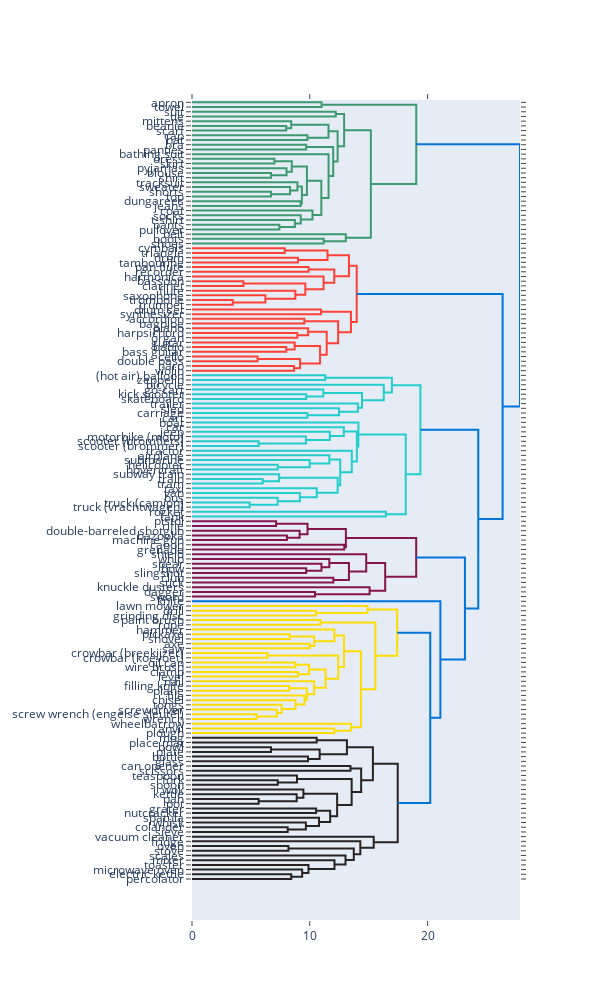

The code cell stored with this chart in its notebook:
### Markdown cell above
## Average linkage

### Code cell
fig = ff.create_dendrogram(train_X, orientation='left', labels=train_X.index, linkagefun=lambda x: linkage(train_X, 'average'))
fig.update_layout(width=600, height=1000)
fig.show()

### Figure 1 — Plotly figure (JSON) as saved in the notebook; plotly's stock layout.template omitted (floating-point values rounded to 4 significant figures; data arrays with more than 128 entries replaced by an {"elided": "..."} marker saying what was removed)
{"data": [{"hoverinfo": "text", "marker": {"color": "rgb(61,153,112)"}, "mode": "lines", "type": "scatter", "x": [0, 11, 11, 0], "xaxis": "x", "y": [-5, -5, -15, -15], "yaxis": "y"}, {"hoverinfo": "text", "marker": {"color": "rgb(61,153,112)"}, "mode": "lines", "type": "scatter", "x": [0, 12.21, 12.21, 0], "xaxis": "x", "y": [-25, -25, -35, -35], "yaxis": "y"}, {"hoverinfo": "text", "marker": {"color": "rgb(61,153,112)"}, "mode": "lines", "type": "scatter", "x": [0, 8, 8, 0], "xaxis": "x", "y": [-55, -55, -65, -65], "yaxis": "y"}, {"hoverinfo": "text", "marker": {"color": "rgb(61,153,112)"}, "mode": "lines", "type": "scatter", "x": [0, 8.424, 8.424, 8], "xaxis": "x", "y": [-45, -45, -60, -60], "yaxis": "y"}, {"hoverinfo": "text", "marker": {"color": "rgb(61,153,112)"}, "mode": "lines", "type": "scatter", "x": [0, 9.798, 9.798, 0], "xaxis": "x", "y": [-75, -75, -85, -85], "yaxis": "y"}, {"hoverinfo": "text", "marker": {"color": "rgb(61,153,112)"}, "mode": "lines", "type": "scatter", "x": [8.424, 11.59, 11.59, 9.798], "xaxis": "x", "y": [-52.5, -52.5, -80, -80], "yaxis": "y"}, {"hoverinfo": "text", "marker": {"color": "rgb(61,153,112)"}, "mode": "lines", "type": "scatter", "x": [0, 9.695, 9.695, 0], "xaxis": "x", "y": [-95, -95, -105, -105], "yaxis": "y"}, {"hoverinfo": "text", "marker": {"color": "rgb(61,153,112)"}, "mode": "lines", "type": "scatter", "x": [0, 7, 7, 0], "xaxis": "x", "y": [-125, -125, -135, -135], "yaxis": "y"}, {"hoverinfo": "text", "marker": {"color": "rgb(61,153,112)"}, "mode": "lines", "type": "scatter", "x": [0, 6.708, 6.708, 0], "xaxis": "x", "y": [-155, -155, -165, -165], "yaxis": "y"}, {"hoverinfo": "text", "marker": {"color": "rgb(61,153,112)"}, "mode": "lines", "type": "scatter", "x": [0, 8.024, 8.024, 6.708], "xaxis": "x", "y": [-145, -145, -160, -160], "yaxis": "y"}, {"hoverinfo": "text", "marker": {"color": "rgb(61,153,112)"}, "mode": "lines", "type": "scatter", "x": [7, 8.471, 8.471, 8.024], "xaxis": "x", "y": [-130, -130, -152.5, -152.5], "yaxis": "y"}, {"hoverinfo": "text", "marker": {"color": "rgb(61,153,112)"}, "mode": "lines", "type": "scatter", "x": [0, 6.708, 6.708, 0], "xaxis": "x", "y": [-195, -195, -205, -205], "yaxis": "y"}, {"hoverinfo": "text", "marker": {"color": "rgb(61,153,112)"}, "mode": "lines", "type": "scatter", "x": [0, 8.324, 8.324, 6.708], "xaxis": "x", "y": [-185, -185, -200, -200], "yaxis": "y"}, {"hoverinfo": "text", "marker": {"color": "rgb(61,153,112)"}, "mode": "lines", "type": "scatter", "x": [0, 8.954, 8.954, 8.324], "xaxis": "x", "y": [-175, -175, -192.5, -192.5], "yaxis": "y"}, {"hoverinfo": "text", "marker": {"color": "rgb(61,153,112)"}, "mode": "lines", "type": "scatter", "x": [0, 9.22, 9.22, 0], "xaxis": "x", "y": [-215, -215, -225, -225], "yaxis": "y"}, {"hoverinfo": "text", "marker": {"color": "rgb(61,153,112)"}, "mode": "lines", "type": "scatter", "x": [8.954, 9.33, 9.33, 9.22], "xaxis": "x", "y": [-183.8, -183.8, -220, -220], "yaxis": "y"}, {"hoverinfo": "text", "marker": {"color": "rgb(61,153,112)"}, "mode": "lines", "type": "scatter", "x": [8.471, 9.758, 9.758, 9.33], "xaxis": "x", "y": [-141.2, -141.2, -201.9, -201.9], "yaxis": "y"}, {"hoverinfo": "text", "marker": {"color": "rgb(61,153,112)"}, "mode": "lines", "type": "scatter", "x": [0, 7.416, 7.416, 0], "xaxis": "x", "y": [-265, -265, -275, -275], "yaxis": "y"}, {"hoverinfo": "text", "marker": {"color": "rgb(61,153,112)"}, "mode": "lines", "type": "scatter", "x": [0, 8.733, 8.733, 7.416], "xaxis": "x", "y": [-255, -255, -270, -270], "yaxis": "y"}, {"hoverinfo": "text", "marker": {"color": "rgb(61,153,112)"}, "mode": "lines", "type": "scatter", "x": [0, 9.232, 9.232, 8.733], "xaxis": "x", "y": [-245, -245, -262.5, -262.5], "yaxis": "y"}, {"hoverinfo": "text", "marker": {"color": "rgb(61,153,112)"}, "mode": "lines", "type": "scatter", "x": [0, 10.23, 10.23, 9.232], "xaxis": "x", "y": [-235, -235, -253.8, -253.8], "yaxis": "y"}, {"hoverinfo": "text", "marker": {"color": "rgb(61,153,112)"}, "mode": "lines", "type": "scatter", "x": [9.758, 10.98, 10.98, 10.23], "xaxis": "x", "y": [-171.6, -171.6, -244.4, -244.4], "yaxis": "y"}, {"hoverinfo": "text", "marker": {"color": "rgb(61,153,112)"}, "mode": "lines", "type": "scatter", "x": [0, 11.59, 11.59, 10.98], "xaxis": "x", "y": [-115, -115, -208.0, -208.0], "yaxis": "y"}, {"hoverinfo": "text", "marker": {"color": "rgb(61,153,112)"}, "mode": "lines", "type": "scatter", "x": [9.695, 11.99, 11.99, 11.59], "xaxis": "x", "y": [-100, -100, -161.5, -161.5], "yaxis": "y"}, {"hoverinfo": "text", "marker": {"color": "rgb(61,153,112)"}, "mode": "lines", "type": "scatter", "x": [11.59, 12.36, 12.36, 11.99], "xaxis": "x", "y": [-66.25, -66.25, -130.7, -130.7], "yaxis": "y"}, {"hoverinfo": "text", "marker": {"color": "rgb(61,153,112)"}, "mode": "lines", "type": "scatter", "x": [12.21, 12.92, 12.92, 12.36], "xaxis": "x", "y": [-30, -30, -98.5, -98.5], "yaxis": "y"}, {"hoverinfo": "text", "marker": {"color": "rgb(61,153,112)"}, "mode": "lines", "type": "scatter", "x": [0, 11.18, 11.18, 0], "xaxis": "x", "y": [-295, -295, -305, -305], "yaxis": "y"}, {"hoverinfo": "text", "marker": {"color": "rgb(61,153,112)"}, "mode": "lines", "type": "scatter", "x": [0, 13.06, 13.06, 11.18], "xaxis": "x", "y": [-285, -285, -300, -300], "yaxis": "y"}, {"hoverinfo": "text", "marker": {"color": "rgb(61,153,112)"}, "mode": "lines", "type": "scatter", "x": [12.92, 15.18, 15.18, 13.06], "xaxis": "x", "y": [-64.25, -64.25, -292.5, -292.5], "yaxis": "y"}, {"hoverinfo": "text", "marker": {"color": "rgb(61,153,112)"}, "mode": "lines", "type": "scatter", "x": [11, 19.04, 19.04, 15.18], "xaxis": "x", "y": [-10, -10, -178.4, -178.4], "yaxis": "y"}, {"hoverinfo": "text", "marker": {"color": "rgb(255,65,54)"}, "mode": "lines", "type": "scatter", "x": [0, 7.874, 7.874, 0], "xaxis": "x", "y": [-315, -315, -325, -325], "yaxis": "y"}, {"hoverinfo": "text", "marker": {"color": "rgb(255,65,54)"}, "mode": "lines", "type": "scatter", "x": [0, 9, 9, 0], "xaxis": "x", "y": [-335, -335, -345, -345], "yaxis": "y"}, {"hoverinfo": "text", "marker": {"color": "rgb(255,65,54)"}, "mode": "lines", "type": "scatter", "x": [7.874, 11.51, 11.51, 9], "xaxis": "x", "y": [-320, -320, -340, -340], "yaxis": "y"}, {"hoverinfo": "text", "marker": {"color": "rgb(255,65,54)"}, "mode": "lines", "type": "scatter", "x": [0, 9.899, 9.899, 0], "xaxis": "x", "y": [-355, -355, -365, -365], "yaxis": "y"}, {"hoverinfo": "text", "marker": {"color": "rgb(255,65,54)"}, "mode": "lines", "type": "scatter", "x": [0, 4.359, 4.359, 0], "xaxis": "x", "y": [-385, -385, -395, -395], "yaxis": "y"}, {"hoverinfo": "text", "marker": {"color": "rgb(255,65,54)"}, "mode": "lines", "type": "scatter", "x": [0, 3.464, 3.464, 0], "xaxis": "x", "y": [-425, -425, -435, -435], "yaxis": "y"}, {"hoverinfo": "text", "marker": {"color": "rgb(255,65,54)"}, "mode": "lines", "type": "scatter", "x": [0, 6.232, 6.232, 3.464], "xaxis": "x", "y": [-415, -415, -430, -430], "yaxis": "y"}, {"hoverinfo": "text", "marker": {"color": "rgb(255,65,54)"}, "mode": "lines", "type": "scatter", "x": [0, 8.774, 8.774, 6.232], "xaxis": "x", "y": [-405, -405, -422.5, -422.5], "yaxis": "y"}, {"hoverinfo": "text", "marker": {"color": "rgb(255,65,54)"}, "mode": "lines", "type": "scatter", "x": [4.359, 9.619, 9.619, 8.774], "xaxis": "x", "y": [-390, -390, -413.8, -413.8], "yaxis": "y"}, {"hoverinfo": "text", "marker": {"color": "rgb(255,65,54)"}, "mode": "lines", "type": "scatter", "x": [0, 11.17, 11.17, 9.619], "xaxis": "x", "y": [-375, -375, -401.9, -401.9], "yaxis": "y"}, {"hoverinfo": "text", "marker": {"color": "rgb(255,65,54)"}, "mode": "lines", "type": "scatter", "x": [9.899, 12.08, 12.08, 11.17], "xaxis": "x", "y": [-360, -360, -388.4, -388.4], "yaxis": "y"}, {"hoverinfo": "text", "marker": {"color": "rgb(255,65,54)"}, "mode": "lines", "type": "scatter", "x": [11.51, 13.33, 13.33, 12.08], "xaxis": "x", "y": [-330, -330, -374.2, -374.2], "yaxis": "y"}, {"hoverinfo": "text", "marker": {"color": "rgb(255,65,54)"}, "mode": "lines", "type": "scatter", "x": [0, 10.95, 10.95, 0], "xaxis": "x", "y": [-445, -445, -455, -455], "yaxis": "y"}, {"hoverinfo": "text", "marker": {"color": "rgb(255,65,54)"}, "mode": "lines", "type": "scatter", "x": [0, 9.539, 9.539, 0], "xaxis": "x", "y": [-465, -465, -475, -475], "yaxis": "y"}, {"hoverinfo": "text", "marker": {"color": "rgb(255,65,54)"}, "mode": "lines", "type": "scatter", "x": [0, 8.944, 8.944, 0], "xaxis": "x", "y": [-495, -495, -505, -505], "yaxis": "y"}, {"hoverinfo": "text", "marker": {"color": "rgb(255,65,54)"}, "mode": "lines", "type": "scatter", "x": [0, 9.862, 9.862, 8.944], "xaxis": "x", "y": [-485, -485, -500, -500], "yaxis": "y"}, {"hoverinfo": "text", "marker": {"color": "rgb(255,65,54)"}, "mode": "lines", "type": "scatter", "x": [0, 8, 8, 0], "xaxis": "x", "y": [-525, -525, -535, -535], "yaxis": "y"}, {"hoverinfo": "text", "marker": {"color": "rgb(255,65,54)"}, "mode": "lines", "type": "scatter", "x": [0, 8.717, 8.717, 8], "xaxis": "x", "y": [-515, -515, -530, -530], "yaxis": "y"}, {"hoverinfo": "text", "marker": {"color": "rgb(255,65,54)"}, "mode": "lines", "type": "scatter", "x": [0, 5.568, 5.568, 0], "xaxis": "x", "y": [-545, -545, -555, -555], "yaxis": "y"}, {"hoverinfo": "text", "marker": {"color": "rgb(255,65,54)"}, "mode": "lines", "type": "scatter", "x": [0, 8.66, 8.66, 0], "xaxis": "x", "y": [-565, -565, -575, -575], "yaxis": "y"}, {"hoverinfo": "text", "marker": {"color": "rgb(255,65,54)"}, "mode": "lines", "type": "scatter", "x": [5.568, 9.176, 9.176, 8.66], "xaxis": "x", "y": [-550, -550, -570, -570], "yaxis": "y"}, {"hoverinfo": "text", "marker": {"color": "rgb(255,65,54)"}, "mode": "lines", "type": "scatter", "x": [8.717, 10.87, 10.87, 9.176], "xaxis": "x", "y": [-522.5, -522.5, -560, -560], "yaxis": "y"}, {"hoverinfo": "text", "marker": {"color": "rgb(255,65,54)"}, "mode": "lines", "type": "scatter", "x": [9.862, 11.44, 11.44, 10.87], "xaxis": "x", "y": [-492.5, -492.5, -541.2, -541.2], "yaxis": "y"}, {"hoverinfo": "text", "marker": {"color": "rgb(255,65,54)"}, "mode": "lines", "type": "scatter", "x": [9.539, 12.41, 12.41, 11.44], "xaxis": "x", "y": [-470, -470, -516.9, -516.9], "yaxis": "y"}, {"hoverinfo": "text", "marker": {"color": "rgb(255,65,54)"}, "mode": "lines", "type": "scatter", "x": [10.95, 13.5, 13.5, 12.41], "xaxis": "x", "y": [-450, -450, -493.4, -493.4], "yaxis": "y"}, {"hoverinfo": "text", "marker": {"color": "rgb(255,65,54)"}, "mode": "lines", "type": "scatter", "x": [13.33, 13.98, 13.98, 13.5], "xaxis": "x", "y": [-352.1, -352.1, -471.7, -471.7], "yaxis": "y"}, {"hoverinfo": "text", "marker": {"color": "rgb(35,205,205)"}, "mode": "lines", "type": "scatter", "x": [0, 11.31, 11.31, 0], "xaxis": "x", "y": [-585, -585, -595, -595], "yaxis": "y"}, {"hoverinfo": "text", "marker": {"color": "rgb(35,205,205)"}, "mode": "lines", "type": "scatter", "x": [0, 9.695, 9.695, 0], "xaxis": "x", "y": [-625, -625, -635, -635], "yaxis": "y"}, {"hoverinfo": "text", "marker": {"color": "rgb(35,205,205)"}, "mode": "lines", "type": "scatter", "x": [0, 11.15, 11.15, 9.695], "xaxis": "x", "y": [-615, -615, -630, -630], "yaxis": "y"}, {"hoverinfo": "text", "marker": {"color": "rgb(35,205,205)"}, "mode": "lines", "type": "scatter", "x": [0, 9.798, 9.798, 0], "xaxis": "x", "y": [-665, -665, -675, -675], "yaxis": "y"}, {"hoverinfo": "text", "marker": {"color": "rgb(35,205,205)"}, "mode": "lines", "type": "scatter", "x": [0, 12.49, 12.49, 9.798], "xaxis": "x", "y": [-655, -655, -670, -670], "yaxis": "y"}, {"hoverinfo": "text", "marker": {"color": "rgb(35,205,205)"}, "mode": "lines", "type": "scatter", "x": [0, 14.08, 14.08, 12.49], "xaxis": "x", "y": [-645, -645, -662.5, -662.5], "yaxis": "y"}, {"hoverinfo": "text", "marker": {"color": "rgb(35,205,205)"}, "mode": "lines", "type": "scatter", "x": [11.15, 14.43, 14.43, 14.08], "xaxis": "x", "y": [-622.5, -622.5, -653.8, -653.8], "yaxis": "y"}, {"hoverinfo": "text", "marker": {"color": "rgb(35,205,205)"}, "mode": "lines", "type": "scatter", "x": [0, 16.28, 16.28, 14.43], "xaxis": "x", "y": [-605, -605, -638.1, -638.1], "yaxis": "y"}, {"hoverinfo": "text", "marker": {"color": "rgb(35,205,205)"}, "mode": "lines", "type": "scatter", "x": [11.31, 16.97, 16.97, 16.28], "xaxis": "x", "y": [-590, -590, -621.6, -621.6], "yaxis": "y"}, {"hoverinfo": "text", "marker": {"color": "rgb(35,205,205)"}, "mode": "lines", "type": "scatter", "x": [0, 5.657, 5.657, 0], "xaxis": "x", "y": [-725, -725, -735, -735], "yaxis": "y"}, {"hoverinfo": "text", "marker": {"color": "rgb(35,205,205)"}, "mode": "lines", "type": "scatter", "x": [0, 9.676, 9.676, 5.657], "xaxis": "x", "y": [-715, -715, -730, -730], "yaxis": "y"}, {"hoverinfo": "text", "marker": {"color": "rgb(35,205,205)"}, "mode": "lines", "type": "scatter", "x": [0, 11.7, 11.7, 9.676], "xaxis": "x", "y": [-705, -705, -722.5, -722.5], "yaxis": "y"}, {"hoverinfo": "text", "marker": {"color": "rgb(35,205,205)"}, "mode": "lines", "type": "scatter", "x": [0, 12.89, 12.89, 11.7], "xaxis": "x", "y": [-695, -695, -713.8, -713.8], "yaxis": "y"}, {"hoverinfo": "text", "marker": {"color": "rgb(35,205,205)"}, "mode": "lines", "type": "scatter", "x": [0, 7.28, 7.28, 0], "xaxis": "x", "y": [-775, -775, -785, -785], "yaxis": "y"}, {"hoverinfo": "text", "marker": {"color": "rgb(35,205,205)"}, "mode": "lines", "type": "scatter", "x": [0, 9.991, 9.991, 7.28], "xaxis": "x", "y": [-765, -765, -780, -780], "yaxis": "y"}, {"hoverinfo": "text", "marker": {"color": "rgb(35,205,205)"}, "mode": "lines", "type": "scatter", "x": [0, 11.66, 11.66, 9.991], "xaxis": "x", "y": [-755, -755, -772.5, -772.5], "yaxis": "y"}, {"hoverinfo": "text", "marker": {"color": "rgb(35,205,205)"}, "mode": "lines", "type": "scatter", "x": [0, 6, 6, 0], "xaxis": "x", "y": [-805, -805, -815, -815], "yaxis": "y"}, {"hoverinfo": "text", "marker": {"color": "rgb(35,205,205)"}, "mode": "lines", "type": "scatter", "x": [0, 7.391, 7.391, 6], "xaxis": "x", "y": [-795, -795, -810, -810], "yaxis": "y"}, {"hoverinfo": "text", "marker": {"color": "rgb(35,205,205)"}, "mode": "lines", "type": "scatter", "x": [0, 4.899, 4.899, 0], "xaxis": "x", "y": [-855, -855, -865, -865], "yaxis": "y"}, {"hoverinfo": "text", "marker": {"color": "rgb(35,205,205)"}, "mode": "lines", "type": "scatter", "x": [0, 7.272, 7.272, 4.899], "xaxis": "x", "y": [-845, -845, -860, -860], "yaxis": "y"}, {"hoverinfo": "text", "marker": {"color": "rgb(35,205,205)"}, "mode": "lines", "type": "scatter", "x": [0, 9.157, 9.157, 7.272], "xaxis": "x", "y": [-835, -835, -852.5, -852.5], "yaxis": "y"}, {"hoverinfo": "text", "marker": {"color": "rgb(35,205,205)"}, "mode": "lines", "type": "scatter", "x": [0, 10.59, 10.59, 9.157], "xaxis": "x", "y": [-825, -825, -843.8, -843.8], "yaxis": "y"}, {"hoverinfo": "text", "marker": {"color": "rgb(35,205,205)"}, "mode": "lines", "type": "scatter", "x": [7.391, 12.37, 12.37, 10.59], "xaxis": "x", "y": [-802.5, -802.5, -834.4, -834.4], "yaxis": "y"}, {"hoverinfo": "text", "marker": {"color": "rgb(35,205,205)"}, "mode": "lines", "type": "scatter", "x": [11.66, 12.59, 12.59, 12.37], "xaxis": "x", "y": [-763.8, -763.8, -818.4, -818.4], "yaxis": "y"}, {"hoverinfo": "text", "marker": {"color": "rgb(35,205,205)"}, "mode": "lines", "type": "scatter", "x": [0, 13.57, 13.57, 12.59], "xaxis": "x", "y": [-745, -745, -791.1, -791.1], "yaxis": "y"}, {"hoverinfo": "text", "marker": {"color": "rgb(35,205,205)"}, "mode": "lines", "type": "scatter", "x": [12.89, 14.0, 14.0, 13.57], "xaxis": "x", "y": [-704.4, -704.4, -768.0, -768.0], "yaxis": "y"}, {"hoverinfo": "text", "marker": {"color": "rgb(35,205,205)"}, "mode": "lines", "type": "scatter", "x": [0, 14.13, 14.13, 14.0], "xaxis": "x", "y": [-685, -685, -736.2, -736.2], "yaxis": "y"}, {"hoverinfo": "text", "marker": {"color": "rgb(35,205,205)"}, "mode": "lines", "type": "scatter", "x": [0, 16.46, 16.46, 0], "xaxis": "x", "y": [-875, -875, -885, -885], "yaxis": "y"}, {"hoverinfo": "text", "marker": {"color": "rgb(35,205,205)"}, "mode": "lines", "type": "scatter", "x": [14.13, 18.14, 18.14, 16.46], "xaxis": "x", "y": [-710.6, -710.6, -880, -880], "yaxis": "y"}, {"hoverinfo": "text", "marker": {"color": "rgb(35,205,205)"}, "mode": "lines", "type": "scatter", "x": [16.97, 19.39, 19.39, 18.14], "xaxis": "x", "y": [-605.8, -605.8, -795.3, -795.3], "yaxis": "y"}, {"hoverinfo": "text", "marker": {"color": "rgb(133,20,75)"}, "mode": "lines", "type": "scatter", "x": [0, 7.141, 7.141, 0], "xaxis": "x", "y": [-895, -895, -905, -905], "yaxis": "y"}, {"hoverinfo": "text", "marker": {"color": "rgb(133,20,75)"}, "mode": "lines", "type": "scatter", "x": [0, 8.062, 8.062, 0], "xaxis": "x", "y": [-925, -925, -935, -935], "yaxis": "y"}, {"hoverinfo": "text", "marker": {"color": "rgb(133,20,75)"}, "mode": "lines", "type": "scatter", "x": [0, 9.136, 9.136, 8.062], "xaxis": "x", "y": [-915, -915, -930, -930], "yaxis": "y"}, {"hoverinfo": "text", "marker": {"color": "rgb(133,20,75)"}, "mode": "lines", "type": "scatter", "x": [7.141, 9.808, 9.808, 9.136], "xaxis": "x", "y": [-900, -900, -922.5, -922.5], "yaxis": "y"}, {"hoverinfo": "text", "marker": {"color": "rgb(133,20,75)"}, "mode": "lines", "type": "scatter", "x": [0, 12.92, 12.92, 0], "xaxis": "x", "y": [-945, -945, -955, -955], "yaxis": "y"}, {"hoverinfo": "text", "marker": {"color": "rgb(133,20,75)"}, "mode": "lines", "type": "scatter", "x": [9.808, 13.07, 13.07, 12.92], "xaxis": "x", "y": [-911.2, -911.2, -950, -950], "yaxis": "y"}, {"hoverinfo": "text", "marker": {"color": "rgb(133,20,75)"}, "mode": "lines", "type": "scatter", "x": [0, 9.695, 9.695, 0], "xaxis": "x", "y": [-995, -995, -1005, -1005], "yaxis": "y"}, {"hoverinfo": "text", "marker": {"color": "rgb(133,20,75)"}, "mode": "lines", "type": "scatter", "x": [0, 10.99, 10.99, 9.695], "xaxis": "x", "y": [-985, -985, -1000, -1000], "yaxis": "y"}, {"hoverinfo": "text", "marker": {"color": "rgb(133,20,75)"}, "mode": "lines", "type": "scatter", "x": [0, 11.66, 11.66, 10.99], "xaxis": "x", "y": [-975, -975, -992.5, -992.5], "yaxis": "y"}, {"hoverinfo": "text", "marker": {"color": "rgb(133,20,75)"}, "mode": "lines", "type": "scatter", "x": [0, 12, 12, 0], "xaxis": "x", "y": [-1015, -1015, -1025, -1025], "yaxis": "y"}, {"hoverinfo": "text", "marker": {"color": "rgb(133,20,75)"}, "mode": "lines", "type": "scatter", "x": [11.66, 13.32, 13.32, 12], "xaxis": "x", "y": [-983.8, -983.8, -1020, -1020], "yaxis": "y"}, {"hoverinfo": "text", "marker": {"color": "rgb(133,20,75)"}, "mode": "lines", "type": "scatter", "x": [0, 14.79, 14.79, 13.32], "xaxis": "x", "y": [-965, -965, -1002.0, -1002.0], "yaxis": "y"}, {"hoverinfo": "text", "marker": {"color": "rgb(133,20,75)"}, "mode": "lines", "type": "scatter", "x": [0, 10.44, 10.44, 0], "xaxis": "x", "y": [-1045, -1045, -1055, -1055], "yaxis": "y"}, {"hoverinfo": "text", "marker": {"color": "rgb(133,20,75)"}, "mode": "lines", "type": "scatter", "x": [0, 15.08, 15.08, 10.44], "xaxis": "x", "y": [-1035, -1035, -1050, -1050], "yaxis": "y"}, {"hoverinfo": "text", "marker": {"color": "rgb(133,20,75)"}, "mode": "lines", "type": "scatter", "x": [14.79, 16.4, 16.4, 15.08], "xaxis": "x", "y": [-983.4, -983.4, -1042.0, -1042.0], "yaxis": "y"}, {"hoverinfo": "text", "marker": {"color": "rgb(133,20,75)"}, "mode": "lines", "type": "scatter", "x": [13.07, 19.03, 19.03, 16.4], "xaxis": "x", "y": [-930.6, -930.6, -1013.0, -1013.0], "yaxis": "y"}, {"hoverinfo": "text", "marker": {"color": "rgb(255,220,0)"}, "mode": "lines", "type": "scatter", "x": [0, 10.54, 10.54, 0], "xaxis": "x", "y": [-1085, -1085, -1095, -1095], "yaxis": "y"}, {"hoverinfo": "text", "marker": {"color": "rgb(255,220,0)"}, "mode": "lines", "type": "scatter", "x": [0, 14.9, 14.9, 10.54], "xaxis": "x", "y": [-1075, -1075, -1090, -1090], "yaxis": "y"}, {"hoverinfo": "text", "marker": {"color": "rgb(255,220,0)"}, "mode": "lines", "type": "scatter", "x": [0, 10.91, 10.91, 0], "xaxis": "x", "y": [-1105, -1105, -1115, -1115], "yaxis": "y"}, {"hoverinfo": "text", "marker": {"color": "rgb(255,220,0)"}, "mode": "lines", "type": "scatter", "x": [0, 8.307, 8.307, 0], "xaxis": "x", "y": [-1135, -1135, -1145, -1145], "yaxis": "y"}, {"hoverinfo": "text", "marker": {"color": "rgb(255,220,0)"}, "mode": "lines", "type": "scatter", "x": [0, 10, 10, 0], "xaxis": "x", "y": [-1155, -1155, -1165, -1165], "yaxis": "y"}, {"hoverinfo": "text", "marker": {"color": "rgb(255,220,0)"}, "mode": "lines", "type": "scatter", "x": [8.307, 10.38, 10.38, 10], "xaxis": "x", "y": [-1140, -1140, -1160, -1160], "yaxis": "y"}, {"hoverinfo": "text", "marker": {"color": "rgb(255,220,0)"}, "mode": "lines", "type": "scatter", "x": [0, 12.09, 12.09, 10.38], "xaxis": "x", "y": [-1125, -1125, -1150, -1150], "yaxis": "y"}, {"hoverinfo": "text", "marker": {"color": "rgb(255,220,0)"}, "mode": "lines", "type": "scatter", "x": [0, 6.403, 6.403, 0], "xaxis": "x", "y": [-1175, -1175, -1185, -1185], "yaxis": "y"}, {"hoverinfo": "text", "marker": {"color": "rgb(255,220,0)"}, "mode": "lines", "type": "scatter", "x": [0, 8.775, 8.775, 0], "xaxis": "x", "y": [-1195, -1195, -1205, -1205], "yaxis": "y"}, {"hoverinfo": "text", "marker": {"color": "rgb(255,220,0)"}, "mode": "lines", "type": "scatter", "x": [0, 9, 9, 0], "xaxis": "x", "y": [-1215, -1215, -1225, -1225], "yaxis": "y"}, {"hoverinfo": "text", "marker": {"color": "rgb(255,220,0)"}, "mode": "lines", "type": "scatter", "x": [8.775, 9.944, 9.944, 9], "xaxis": "x", "y": [-1200, -1200, -1220, -1220], "yaxis": "y"}, {"hoverinfo": "text", "marker": {"color": "rgb(255,220,0)"}, "mode": "lines", "type": "scatter", "x": [0, 8.246, 8.246, 0], "xaxis": "x", "y": [-1245, -1245, -1255, -1255], "yaxis": "y"}, {"hoverinfo": "text", "marker": {"color": "rgb(255,220,0)"}, "mode": "lines", "type": "scatter", "x": [0, 5.477, 5.477, 0], "xaxis": "x", "y": [-1305, -1305, -1315, -1315], "yaxis": "y"}, {"hoverinfo": "text", "marker": {"color": "rgb(255,220,0)"}, "mode": "lines", "type": "scatter", "x": [0, 7.211, 7.211, 5.477], "xaxis": "x", "y": [-1295, -1295, -1310, -1310], "yaxis": "y"}, {"hoverinfo": "text", "marker": {"color": "rgb(255,220,0)"}, "mode": "lines", "type": "scatter", "x": [0, 7.613, 7.613, 7.211], "xaxis": "x", "y": [-1285, -1285, -1302.0, -1302.0], "yaxis": "y"}, {"hoverinfo": "text", "marker": {"color": "rgb(255,220,0)"}, "mode": "lines", "type": "scatter", "x": [0, 8.787, 8.787, 7.613], "xaxis": "x", "y": [-1275, -1275, -1294.0, -1294.0], "yaxis": "y"}, {"hoverinfo": "text", "marker": {"color": "rgb(255,220,0)"}, "mode": "lines", "type": "scatter", "x": [0, 9.547, 9.547, 8.787], "xaxis": "x", "y": [-1265, -1265, -1284.0, -1284.0], "yaxis": "y"}, {"hoverinfo": "text", "marker": {"color": "rgb(255,220,0)"}, "mode": "lines", "type": "scatter", "x": [8.246, 9.744, 9.744, 9.547], "xaxis": "x", "y": [-1250, -1250, -1275.0, -1275.0], "yaxis": "y"}, {"hoverinfo": "text", "marker": {"color": "rgb(255,220,0)"}, "mode": "lines", "type": "scatter", "x": [0, 10.37, 10.37, 9.744], "xaxis": "x", "y": [-1235, -1235, -1262.0, -1262.0], "yaxis": "y"}, {"hoverinfo": "text", "marker": {"color": "rgb(255,220,0)"}, "mode": "lines", "type": "scatter", "x": [9.944, 11.34, 11.34, 10.37], "xaxis": "x", "y": [-1210, -1210, -1249.0, -1249.0], "yaxis": "y"}, {"hoverinfo": "text", "marker": {"color": "rgb(255,220,0)"}, "mode": "lines", "type": "scatter", "x": [6.403, 12.41, 12.41, 11.34], "xaxis": "x", "y": [-1180, -1180, -1229.0, -1229.0], "yaxis": "y"}, {"hoverinfo": "text", "marker": {"color": "rgb(255,220,0)"}, "mode": "lines", "type": "scatter", "x": [12.09, 12.9, 12.9, 12.41], "xaxis": "x", "y": [-1138.0, -1138.0, -1205.0, -1205.0], "yaxis": "y"}, {"hoverinfo": "text", "marker": {"color": "rgb(255,220,0)"}, "mode": "lines", "type": "scatter", "x": [0, 12.08, 12.08, 0], "xaxis": "x", "y": [-1335, -1335, -1345, -1345], "yaxis": "y"}, {"hoverinfo": "text", "marker": {"color": "rgb(255,220,0)"}, "mode": "lines", "type": "scatter", "x": [0, 13.51, 13.51, 12.08], "xaxis": "x", "y": [-1325, -1325, -1340, -1340], "yaxis": "y"}, {"hoverinfo": "text", "marker": {"color": "rgb(255,220,0)"}, "mode": "lines", "type": "scatter", "x": [12.9, 14.34, 14.34, 13.51], "xaxis": "x", "y": [-1171.0, -1171.0, -1332.0, -1332.0], "yaxis": "y"}, {"hoverinfo": "text", "marker": {"color": "rgb(255,220,0)"}, "mode": "lines", "type": "scatter", "x": [10.91, 15.57, 15.57, 14.34], "xaxis": "x", "y": [-1110, -1110, -1252.0, -1252.0], "yaxis": "y"}, {"hoverinfo": "text", "marker": {"color": "rgb(255,220,0)"}, "mode": "lines", "type": "scatter", "x": [14.9, 17.42, 17.42, 15.57], "xaxis": "x", "y": [-1082.0, -1082.0, -1181.0, -1181.0], "yaxis": "y"}, {"hoverinfo": "text", "marker": {"color": "rgb(40,35,35)"}, "mode": "lines", "type": "scatter", "x": [0, 10.58, 10.58, 0], "xaxis": "x", "y": [-1355, -1355, -1365, -1365], "yaxis": "y"}, {"hoverinfo": "text", "marker": {"color": "rgb(40,35,35)"}, "mode": "lines", "type": "scatter", "x": [0, 6.708, 6.708, 0], "xaxis": "x", "y": [-1375, -1375, -1385, -1385], "yaxis": "y"}, {"hoverinfo": "text", "marker": {"color": "rgb(40,35,35)"}, "mode": "lines", "type": "scatter", "x": [0, 9.849, 9.849, 0], "xaxis": "x", "y": [-1395, -1395, -1405, -1405], "yaxis": "y"}, {"hoverinfo": "text", "marker": {"color": "rgb(40,35,35)"}, "mode": "lines", "type": "scatter", "x": [6.708, 10.84, 10.84, 9.849], "xaxis": "x", "y": [-1380, -1380, -1400, -1400], "yaxis": "y"}, {"hoverinfo": "text", "marker": {"color": "rgb(40,35,35)"}, "mode": "lines", "type": "scatter", "x": [10.58, 13.15, 13.15, 10.84], "xaxis": "x", "y": [-1360, -1360, -1390, -1390], "yaxis": "y"}, {"hoverinfo": "text", "marker": {"color": "rgb(40,35,35)"}, "mode": "lines", "type": "scatter", "x": [0, 13.45, 13.45, 0], "xaxis": "x", "y": [-1415, -1415, -1425, -1425], "yaxis": "y"}, {"hoverinfo": "text", "marker": {"color": "rgb(40,35,35)"}, "mode": "lines", "type": "scatter", "x": [0, 7.28, 7.28, 0], "xaxis": "x", "y": [-1445, -1445, -1455, -1455], "yaxis": "y"}, {"hoverinfo": "text", "marker": {"color": "rgb(40,35,35)"}, "mode": "lines", "type": "scatter", "x": [0, 8.913, 8.913, 7.28], "xaxis": "x", "y": [-1435, -1435, -1450, -1450], "yaxis": "y"}, {"hoverinfo": "text", "marker": {"color": "rgb(40,35,35)"}, "mode": "lines", "type": "scatter", "x": [0, 5.657, 5.657, 0], "xaxis": "x", "y": [-1485, -1485, -1495, -1495], "yaxis": "y"}, {"hoverinfo": "text", "marker": {"color": "rgb(40,35,35)"}, "mode": "lines", "type": "scatter", "x": [0, 8.887, 8.887, 5.657], "xaxis": "x", "y": [-1475, -1475, -1490, -1490], "yaxis": "y"}, {"hoverinfo": "text", "marker": {"color": "rgb(40,35,35)"}, "mode": "lines", "type": "scatter", "x": [0, 9.459, 9.459, 8.887], "xaxis": "x", "y": [-1465, -1465, -1482.0, -1482.0], "yaxis": "y"}, {"hoverinfo": "text", "marker": {"color": "rgb(40,35,35)"}, "mode": "lines", "type": "scatter", "x": [0, 10.54, 10.54, 0], "xaxis": "x", "y": [-1505, -1505, -1515, -1515], "yaxis": "y"}, {"hoverinfo": "text", "marker": {"color": "rgb(40,35,35)"}, "mode": "lines", "type": "scatter", "x": [0, 8.124, 8.124, 0], "xaxis": "x", "y": [-1545, -1545, -1555, -1555], "yaxis": "y"}, {"hoverinfo": "text", "marker": {"color": "rgb(40,35,35)"}, "mode": "lines", "type": "scatter", "x": [0, 9.668, 9.668, 8.124], "xaxis": "x", "y": [-1535, -1535, -1550, -1550], "yaxis": "y"}, {"hoverinfo": "text", "marker": {"color": "rgb(40,35,35)"}, "mode": "lines", "type": "scatter", "x": [0, 10.78, 10.78, 9.668], "xaxis": "x", "y": [-1525, -1525, -1542.0, -1542.0], "yaxis": "y"}, {"hoverinfo": "text", "marker": {"color": "rgb(40,35,35)"}, "mode": "lines", "type": "scatter", "x": [10.54, 11.73, 11.73, 10.78], "xaxis": "x", "y": [-1510, -1510, -1534.0, -1534.0], "yaxis": "y"}, {"hoverinfo": "text", "marker": {"color": "rgb(40,35,35)"}, "mode": "lines", "type": "scatter", "x": [9.459, 12.32, 12.32, 11.73], "xaxis": "x", "y": [-1474.0, -1474.0, -1522.0, -1522.0], "yaxis": "y"}, {"hoverinfo": "text", "marker": {"color": "rgb(40,35,35)"}, "mode": "lines", "type": "scatter", "x": [8.913, 13.56, 13.56, 12.32], "xaxis": "x", "y": [-1442.0, -1442.0, -1498.0, -1498.0], "yaxis": "y"}, {"hoverinfo": "text", "marker": {"color": "rgb(40,35,35)"}, "mode": "lines", "type": "scatter", "x": [13.45, 14.36, 14.36, 13.56], "xaxis": "x", "y": [-1420, -1420, -1470.0, -1470.0], "yaxis": "y"}, {"hoverinfo": "text", "marker": {"color": "rgb(40,35,35)"}, "mode": "lines", "type": "scatter", "x": [13.15, 15.36, 15.36, 14.36], "xaxis": "x", "y": [-1375, -1375, -1445.0, -1445.0], "yaxis": "y"}, {"hoverinfo": "text", "marker": {"color": "rgb(40,35,35)"}, "mode": "lines", "type": "scatter", "x": [0, 8.185, 8.185, 0], "xaxis": "x", "y": [-1585, -1585, -1595, -1595], "yaxis": "y"}, {"hoverinfo": "text", "marker": {"color": "rgb(40,35,35)"}, "mode": "lines", "type": "scatter", "x": [0, 8.426, 8.426, 0], "xaxis": "x", "y": [-1645, -1645, -1655, -1655], "yaxis": "y"}, {"hoverinfo": "text", "marker": {"color": "rgb(40,35,35)"}, "mode": "lines", "type": "scatter", "x": [0, 9.353, 9.353, 8.426], "xaxis": "x", "y": [-1635, -1635, -1650, -1650], "yaxis": "y"}, {"hoverinfo": "text", "marker": {"color": "rgb(40,35,35)"}, "mode": "lines", "type": "scatter", "x": [0, 9.888, 9.888, 9.353], "xaxis": "x", "y": [-1625, -1625, -1642.0, -1642.0], "yaxis": "y"}, {"hoverinfo": "text", "marker": {"color": "rgb(40,35,35)"}, "mode": "lines", "type": "scatter", "x": [0, 12.1, 12.1, 9.888], "xaxis": "x", "y": [-1615, -1615, -1634.0, -1634.0], "yaxis": "y"}, {"hoverinfo": "text", "marker": {"color": "rgb(40,35,35)"}, "mode": "lines", "type": "scatter", "x": [0, 13.03, 13.03, 12.1], "xaxis": "x", "y": [-1605, -1605, -1624.0, -1624.0], "yaxis": "y"}, {"hoverinfo": "text", "marker": {"color": "rgb(40,35,35)"}, "mode": "lines", "type": "scatter", "x": [8.185, 13.74, 13.74, 13.03], "xaxis": "x", "y": [-1590, -1590, -1615.0, -1615.0], "yaxis": "y"}, {"hoverinfo": "text", "marker": {"color": "rgb(40,35,35)"}, "mode": "lines", "type": "scatter", "x": [0, 14.29, 14.29, 13.74], "xaxis": "x", "y": [-1575, -1575, -1602.0, -1602.0], "yaxis": "y"}, {"hoverinfo": "text", "marker": {"color": "rgb(40,35,35)"}, "mode": "lines", "type": "scatter", "x": [0, 15.43, 15.43, 14.29], "xaxis": "x", "y": [-1565, -1565, -1589.0, -1589.0], "yaxis": "y"}, {"hoverinfo": "text", "marker": {"color": "rgb(40,35,35)"}, "mode": "lines", "type": "scatter", "x": [15.36, 17.47, 17.47, 15.43], "xaxis": "x", "y": [-1410.0, -1410.0, -1577.0, -1577.0], "yaxis": "y"}, {"hoverinfo": "text", "marker": {"color": "rgb(0,116,217)"}, "mode": "lines", "type": "scatter", "x": [17.42, 20.23, 20.23, 17.47], "xaxis": "x", "y": [-1132.0, -1132.0, -1493.0, -1493.0], "yaxis": "y"}, {"hoverinfo": "text", "marker": {"color": "rgb(0,116,217)"}, "mode": "lines", "type": "scatter", "x": [0, 21.09, 21.09, 20.23], "xaxis": "x", "y": [-1065, -1065, -1313.0, -1313.0], "yaxis": "y"}, {"hoverinfo": "text", "marker": {"color": "rgb(0,116,217)"}, "mode": "lines", "type": "scatter", "x": [19.03, 23.17, 23.17, 21.09], "xaxis": "x", "y": [-971.8, -971.8, -1189.0, -1189.0], "yaxis": "y"}, {"hoverinfo": "text", "marker": {"color": "rgb(0,116,217)"}, "mode": "lines", "type": "scatter", "x": [19.39, 24.3, 24.3, 23.17], "xaxis": "x", "y": [-700.5, -700.5, -1080.0, -1080.0], "yaxis": "y"}, {"hoverinfo": "text", "marker": {"color": "rgb(0,116,217)"}, "mode": "lines", "type": "scatter", "x": [13.98, 26.37, 26.37, 24.3], "xaxis": "x", "y": [-411.9, -411.9, -890.4, -890.4], "yaxis": "y"}, {"hoverinfo": "text", "marker": {"color": "rgb(0,116,217)"}, "mode": "lines", "type": "scatter", "x": [19.04, 27.85, 27.85, 26.37], "xaxis": "x", "y": [-94.19, -94.19, -651.2, -651.2], "yaxis": "y"}], "layout": {"autosize": false, "height": 1000, "hovermode": "closest", "showlegend": false, "width": 600, "xaxis": {"mirror": "allticks", "rangemode": "tozero", "showgrid": false, "showline": true, "showticklabels": true, "ticks": "outside", "type": "linear", "zeroline": false}, "yaxis": {"mirror": "allticks", "rangemode": "tozero", "showgrid": false, "showline": true, "showticklabels": true, "tickmode": "array", "ticks": "outside", "ticktext": {"elided": "166 str values"}, "tickvals": {"elided": "166 int values"}, "type": "linear", "zeroline": false}}}
